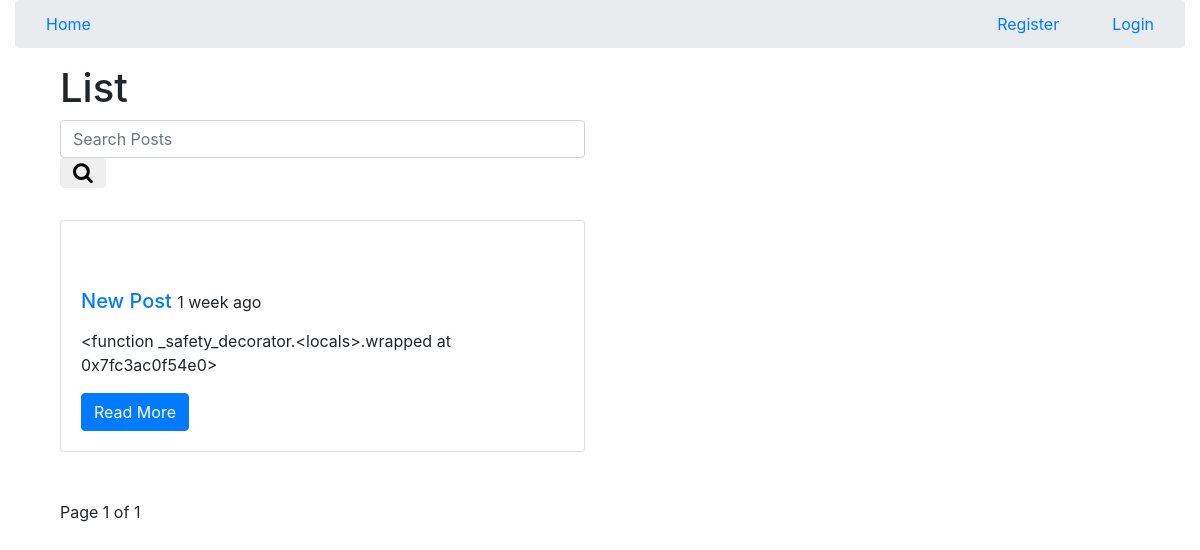
/, run on an earlier commit of the app's database.
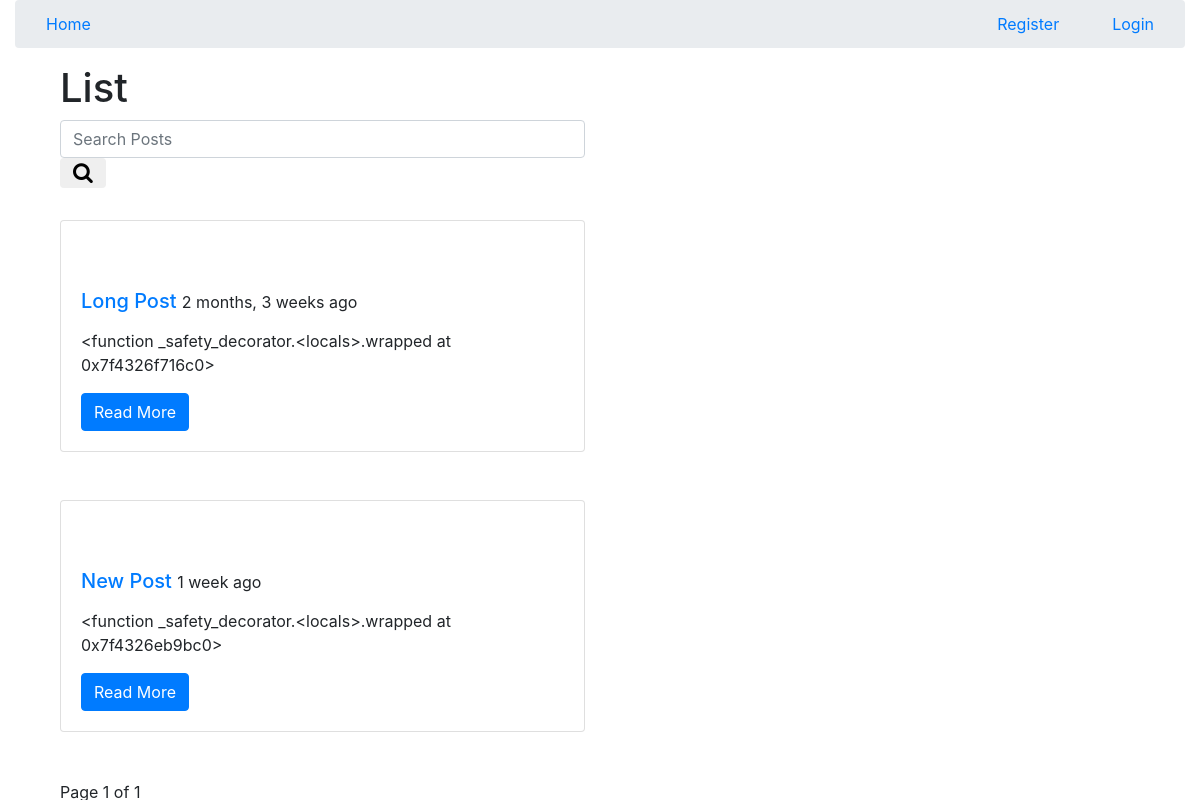
And on a later commit of the database.
### posts/models.py (models this page shows, shortened)
class Post(models.Model):
	user = models.ForeignKey(settings.AUTH_USER_MODEL, default=1)
	title = models.CharField(max_length=120)
	slug = models.SlugField(unique=True)
	image = models.ImageField(upload_to=upload_location,
		null=True,
		blank=True,
		height_field="height_field",
		width_field="width_field")
	height_field = models.IntegerField(default=0)
	width_field = models.IntegerField(default=0)
	content = models.TextField()
	draft = models.BooleanField(default=False)
	publish = models.DateField(auto_now=False, auto_now_add=False)
	read_time = models.IntegerField(default=0)
	updated = models.DateTimeField(auto_now=True, auto_now_add=False)
	timestamp = models.DateTimeField(auto_now=False, auto_now_add=True)
	objects = PostManager() #filters out drafts, links in new class
	def get_absolute_url(self):
		return reverse("posts:detail", kwargs={"slug": self.slug})
	class Meta:
		ordering = ["-id", "-timestamp", "-updated"]
	def get_markdown(self):
		content = self.content
		markdown_text = markdown(content)
		return mark_safe(markdown_text)

### posts/views.py (the view, shortened to what this page needs)
# urls.py: url(r'^$', post_list, name="list"), #blank makes it default home page
def post_list(request):
	today = timezone.now().date()
	queryset_list = Post.objects.active()
	if request.user.is_staff or request.user.is_superuser:
		queryset_list = Post.objects.all()
	query = request.GET.get("query")
	paginator = Paginator(queryset_list, 10)
	page_request_variable = "page"
	page = request.GET.get(page_request_variable)
	try:
		queryset = paginator.page(page)
	except PageNotAnInteger:
		queryset = paginator.page(1)
	except EmptyPage:
		queryset = paginator.page(paginator.num_pages)
	context = {
		"object_list": queryset,
        "title": "List",
		"page_request_variable": page_request_variable,
		"today": today,
    }
	return render(request, "post_list.html", context)

### posts/models.py (called while the page is built)
	def active(self, *args, **kwargs):
		return super(PostManager, self).filter(draft=False).filter(publish__lte=timezone.now())

### templates/post_list.html (shortened to what this page needs)
{% extends "base.html" %}
 {% block content %}
	<div class="col-sm-6 col-sm-offset-3">
	<h1>
		{{ title }}
	</h1>
	<form action="" method="GET" class="row">
		<div class="form-group col-sm-12">
			<input type="text" name="query" placeholder="Search Posts" value="{{ request.GET.query }}" class="form-control"/>
				<button class="btn btn-default" type="submit">
					<i class="fa fa-search fa-lg"></i>
				</button>
		</div>
	</form>
	{% for obj in object_list %}
	<div class="row">
	<div class="col-sm-12">
		<div class="card" style="width: 100%;">
			<div class="card-body post-detail-item">
				<h5 class="card-title">
					{% if obj.draft %}<span style="color: red;">Draft</span>{% endif %}<br>
					<br>
					<a href="{{ obj.get_absolute_url }}">{{ obj.title }}</a>
					<small> {{ obj.publish | timesince }} ago</small>
				</h5>
				<p class="card-text">
					{{ obj.get_markdown | truncatewords_html:5 }}</p>
				<a href="{{ obj.get_absolute_url }}" class="btn btn-primary">Read More</a>
			</div>
		</div>
		<br><br>
	</div>
	</div>
	{% endfor %}
	<div class="pagination">
		<span class="step-links">
			<span class="current">
				Page {{ object_list.number }} of {{ object_list.paginator.num_pages }}
			</span>
		</span>
	</div>
</div>
{% endblock content %}

What changed in the data, as far as the page shows it:
added Post: title "Long Post", publish "2 months, 3 weeks", get_markdown "<function _safety_decorator.<locals>.wrapped at 0x7f4326f716c0>"
computed for Post "New Post": get_markdown "<function _safety_decorator.<locals>.wrapped at 0x7fc3ac0f54e0>" → "<function _safety_decorator.<locals>.wrapped at 0x7f4326eb9bc0>"
